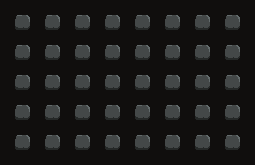

Rendered tile map (Tiled .tmx) drawn with the repository's tilesets; below, a short description and the full map source, tile grids included:
An orthogonal 17x11 tile map with 15x15 px tiles, 2 tile layers (Floor, Barriers), 2 tilesets.

<map version="1.0" tiledversion="2018.02.14" orientation="orthogonal" renderorder="right-down" width="17" height="11" tilewidth="15" tileheight="15" infinite="0" nextobjectid="7">
 <tileset firstgid="1" source="tileset_dungeon.tsx" />
 <tileset firstgid="5" source="tileset_dungeon.tsx" />
 <layer name="Floor" width="17" height="11">
  <data encoding="csv">
3,3,3,3,3,3,3,3,3,3,3,3,3,3,3,3,3,
3,3,3,3,3,3,3,3,3,3,3,3,3,3,3,3,3,
3,3,3,3,3,3,3,3,3,3,3,3,3,3,3,3,3,
3,3,3,3,3,3,3,3,3,3,3,3,3,3,3,3,3,
3,3,3,3,3,3,3,3,3,3,3,3,3,3,3,3,3,
3,3,3,3,3,3,3,3,3,3,3,3,3,3,3,3,3,
3,3,3,3,3,3,3,3,3,3,3,3,3,3,3,3,3,
3,3,3,3,3,3,3,3,3,3,3,3,3,3,3,3,3,
3,3,3,3,3,3,3,3,3,3,3,3,3,3,3,3,3,
3,3,3,3,3,3,3,3,3,3,3,3,3,3,3,3,3,
3,3,3,3,3,3,3,3,3,3,3,3,3,3,3,3,3
</data>
 </layer>
 <layer name="Barriers" width="17" height="11">
  <properties>
   <property name="collidable" type="bool" value="true" />
  </properties>
  <data encoding="csv">
0,0,0,0,0,0,0,0,0,0,0,0,0,0,0,0,0,
0,1,0,1,0,1,0,1,0,1,0,1,0,1,0,1,0,
0,0,0,0,0,0,0,0,0,0,0,0,0,0,0,0,0,
0,1,0,1,0,1,0,1,0,1,0,1,0,1,0,1,0,
0,0,0,0,0,0,0,0,0,0,0,0,0,0,0,0,0,
0,1,0,1,0,1,0,1,0,1,0,1,0,1,0,1,0,
0,0,0,0,0,0,0,0,0,0,0,0,0,0,0,0,0,
0,1,0,1,0,1,0,1,0,1,0,1,0,1,0,1,0,
0,0,0,0,0,0,0,0,0,0,0,0,0,0,0,0,0,
0,1,0,1,0,1,0,1,0,1,0,1,0,1,0,1,0,
0,0,0,0,0,0,0,0,0,0,0,0,0,0,0,0,0
</data>
 </layer>
</map>